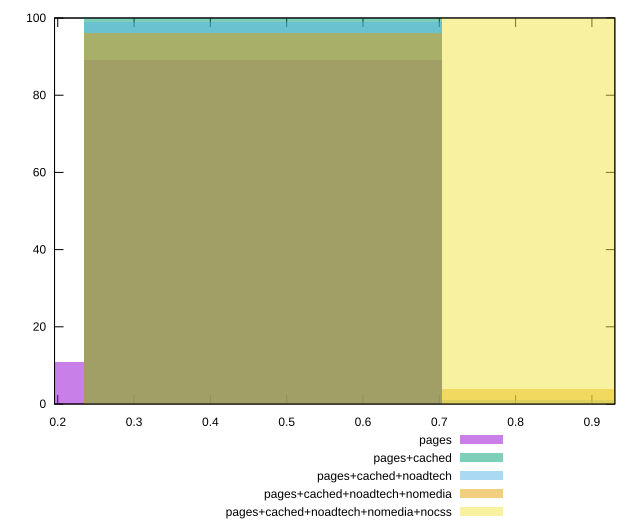

Generate this figure with gnuplot:
reset

$pages <<EOF
0.4689861571345527 89
0 11
EOF

$pagesCached <<EOF
0.4689861571345527 100
EOF

$pagesCachedNoadtech <<EOF
0.4689861571345527 99
0.9379723142691054 1
EOF

$pagesCachedNoadtechNomedia <<EOF
0.4689861571345527 96
0.9379723142691054 4
EOF

$pagesCachedNoadtechNomediaNocss <<EOF
0.9379723142691054 100
EOF

set key outside below
set boxwidth 0.4689861571345527
set xrange [0.1957827127216305:0.9300339275443932]
set yrange [0:100]
set trange [0:100]
set style fill transparent solid 0.5 noborder
set terminal svg size 640, 530 enhanced background rgb 'white'
set output "report_00009_2021-02-08T22-37-41.559Z/meta/pScore/comparison/histogram/all_raw.svg"

plot $pages title "pages" with boxes, \
     $pagesCached title "pages+cached" with boxes, \
     $pagesCachedNoadtech title "pages+cached+noadtech" with boxes, \
     $pagesCachedNoadtechNomedia title "pages+cached+noadtech+nomedia" with boxes, \
     $pagesCachedNoadtechNomediaNocss title "pages+cached+noadtech+nomedia+nocss" with boxes

reset
